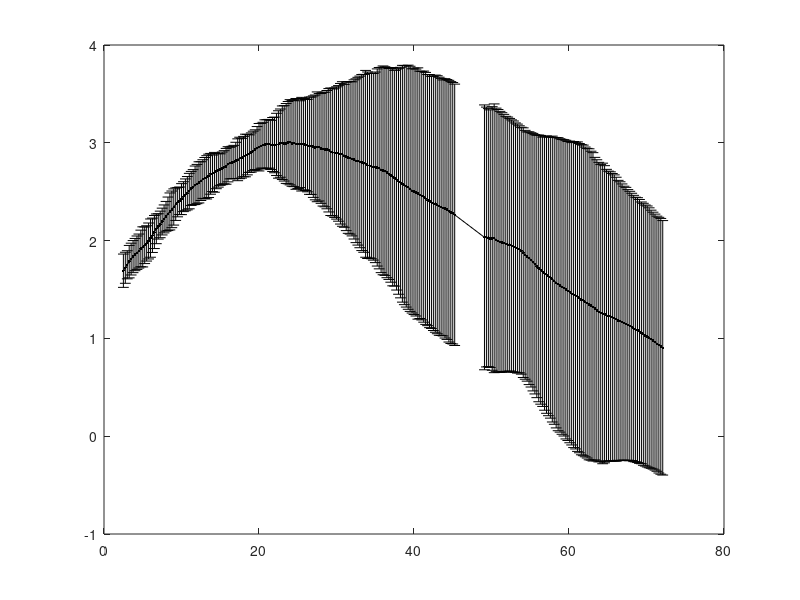

Recreate this plot in MATLAB. (Note: this script raises an error after producing the figure.)
%% Parameter Estimation - Tumor Growth and CAR T - OV Model

close all
clear all

% Define global variables
global K theta4 delta gamma MOI_cell omega

%%% Load Tumor Data (from 2.5h to 72h)
T_point = load('Data/Data_extract_041122/Time_50_0008.txt');  % Time points (in hours)
PBT030_Y1 = load('Data/Data_extract_041122/PBT030_50_0008_Y1.txt');  % Experimental data from Group 1 (hours)
PBT030_Y2 = load('Data/Data_extract_041122/PBT030_50_0008_Y2.txt');  % Experimental data from Group 2 (hours)
PBT030_Y3 = load('Data/Data_extract_041122/PBT030_50_0008_Y3.txt');  % Experimental data from Group 3 (hours)

% Compute the average of the three experimental groups
PBT030_ave = mean([PBT030_Y1, PBT030_Y2, PBT030_Y3], 2);

% Plot the average tumor growth data with error bars
figure(2)
plot(T_point, PBT030_ave, 'k-', 'LineWidth', 0.5)
hold on

% Calculate error bars (difference between max and min across the 3 groups)
for i = 1:size(T_point)
    err(i) = max([PBT030_Y1(i), PBT030_Y2(i), PBT030_Y3(i)]) - min([PBT030_Y1(i), PBT030_Y2(i), PBT030_Y3(i)]);
end
errorbar(T_point, PBT030_ave, err, 'k.', 'LineWidth', 0.1)

% Initial conditions for the ODE system
time = T_point;  % Time points for simulation
T_0 = PBT030_ave(1);  % Initial tumor size 
C_0_cellNum = ((T_0 - 0.1602) / 0.0001946) / 50;  % Calculate initial CAR T cell number based on a specific conversion factor
C_0 = C_0_cellNum * 0.0001946 + 0.1602;  % Adjust initial CAR T cell concentration
I_0 = 0;  % Initial infected cells
V_0 = 0.0008;  % Initial viral load

% Initial state vector for the ODE solver: [Tumor, Infected, Virus, CAR-T Cells]
Init = [T_0; I_0; V_0; C_0];

% Load pre-optimized parameters
load('K_opt_Tonly.mat', 'K_opt')
K = K_opt;  % Carrying capacity for tumor 

load('alfak1k3delta_opt_T50.mat', 'delta_opt', 'k3_opt', 'k1_opt')
delta = delta_opt;  % Tumor death rate due to CAR T-cells interaction
theta4 = k3_opt;  % Interaction rate parameter (mu)

% Load virus infection parameters
load('alfabetagamma_opt_OV0008_c25.mat', 'gamma_opt', 'beta_opt')
gamma = gamma_opt;  % tumor death rate
omega = 0.05;  % Virus clearance rate
MOI_cell = 25;  % Burst size

% Set initial guesses for the parameters to be optimized
theta1_0 = 0.01;  % CAR-T cells killing rate of tumor cells
theta2_0 = 0.01;  % CAR-T cells killing rate of infected cells
theta3_0 = 0.01;  % Infection rate of CAR-T cells
alfa_0 = 0.1;     % Tumor growth rate
beta_0 = 0.01;    % Virus infection rate of tumor cells

x0 = [theta1_0, theta2_0, theta3_0, alfa_0, beta_0];  % Initial guess vector

% Set up Particle Swarm Optimization (PSO) options
options = optimoptions('particleswarm', ...
    'SwarmSize', 250, 'FunctionTolerance', 1e-6, 'HybridFcn', @fmincon, ...
    'MaxIterations', 200, 'ObjectiveLimit', 1e-6, 'InitialSwarmMatrix', x0, ...
    'PlotFcn', @pswplotbestf);

% Define lower and upper bounds for the parameters
lb = [0 0 0 0 0];  % Lower bounds for parameters
ub = [1 0.999 1 1 1];  % Upper bounds for parameters

nvar = 5;  % Number of parameters to optimize

% Define the objective function for optimization
fun = @fun_theta123alfabeta_PS;

% Run the Particle Swarm Optimization
[x, fval, exitflag, output] = particleswarm(fun, nvar, lb, ub, options);

% Display the optimization results
formatstring = 'particleswarm reached the value %f using %d function evaluations.\n';
fprintf(formatstring, fval, output.funccount)

% Extract the optimal parameter values
theta1_opt = x(1);
theta2_opt = x(2);
theta3_opt = x(3);
alfa_opt = x(4);
beta_opt = x(5);

% Store optimized parameters for future use
par = [alfa_opt, K, beta_opt, theta1_opt, gamma, theta2_opt, MOI_cell, theta3_opt, omega, delta, theta4];

% Solve the ODE system with optimized parameters
[t, y] = ode45(@(t, y) TumorCarOv(t, y, par), time, Init, []);

% Plot the simulation results
figure(2)
hold on
plot(t, y(:,1) + y(:,2), 'r', 'LineWidth', 2)  % Tumor + infected cells
plot(t, y(:,3) / MOI_cell, 'b', 'LineWidth', 2)  % Virus normalized by MOI
plot(t, y(:,4), 'g', 'LineWidth', 2)  % CAR T-cells

% Customize the plot
xlim([0 72])
ylim([0 6])
legend('Tumor + Infected', 'Virus', 'CAR T-cells')
xlabel('Time (hours)')
ylabel('ICI/MOI')
title('E:T Ratio - 1:50, MOI: 0.0008')

% Save the optimized parameters to a file
save('theta123alfabeta_50_0008.mat', 'theta1_opt', 'theta2_opt', 'theta3_opt', 'alfa_opt', 'beta_opt')

%% Objective function for optimization - Sum of Squared Errors (SSE)

function SSE = fun_theta123alfabeta_PS(x)

    global K theta4 delta gamma MOI_cell omega

    % Load experimental data again
    T_point = load('Data/Data_extract_041122/Time_50_0008.txt');  % Time points
    PBT030_Y3 = load('Data/Data_extract_041122/PBT030_50_0008_Y3.txt');  % Group 3 experimental data

    PBT030_ave = mean([PBT030_Y1, PBT030_Y2, PBT030_Y3], 2);  % Mean of experimental data
    xdata = T_point;
    ydata = PBT030_ave;  % Experimental data to fit the model

    % Initial tumor size (from experimental data)
    T_0 = PBT030_ave(1);

    % Extract parameters from optimization vector
    theta1 = x(1);
    theta2 = x(2);
    theta3 = x(3);
    alfa = x(4);
    beta = x(5);

    % Set the model parameters
    par = [alfa, K, beta, theta1, gamma, theta2, MOI_cell, theta3, omega, delta, theta4];

    % Calculate initial conditions for ODE
    C_0_cellNum = ((T_0 - 0.1602) / 0.0001946) / 50;
    C_0 = C_0_cellNum * 0.0001946 + 0.1602;
    I_0 = 0;
    V_0 = 0.0008;

    % Initial state vector for the ODE solver
    Init = [T_0; I_0; V_0; C_0];

    % Solve the ODE system
    [t, y] = ode45(@(t, y) TumorCarOv(t, y, par), xdata, Init, []);

    % Compute the sum of squared errors (SSE)
    R1 = sum((ydata - (y(:,1) + y(:,2))).^2);  % Tumor and infected cells

    % Calculate cell number at 60 hours (for comparison)
    CellNumT_60h = 4 * (ydata(220) - 0.1602) / 0.0001946;
    CellInC_60h = CellNumT_60h * 0.0001946 + 0.1602;
    R2 = (CellInC_60h - y(223, 4))^2;  % CAR T-cell comparison at 60 hours

    % Total SSE
    SSE = R1 + R2;
end

%% Tumor-Car T-cell-OV ODE System

function [dydt] = TumorCarOv(t, y, par)

    global K theta4 delta gamma MOI_cell omega

    % Extract parameters
    alfa = par(1);
    K = par(2);
    beta = par(3);
    theta1 = par(4);
    gamma = par(5);
    theta2 = par(6);
    MOI_cell = par(7);
    theta3 = par(8);
    omega = par(9);
    delta = par(10);
    theta4 = par(11);

    % Extract state variables
    T = y(1);  % Tumor cells
    I = y(2);  % Infected tumor cells
    V = y(3);  % Virus particles
    C = y(4);  % CAR T-cells

    % ODE system
    dT = alfa * T * (1 - (T + I) / K) - beta * T * V - theta1 * C * T;  % Tumor growth rate
    dI = beta * T * V - gamma * I - theta2 * I * C;  % Infected tumor cell dynamics
    dV = gamma * MOI_cell * I - omega * V;  % Virus dynamics
    dC = -delta * C - theta3 * C * V + theta4 * C * (T + I);  % CAR T-cell dynamics

    % Return derivatives
    dydt = [dT; dI; dV; dC];
end
